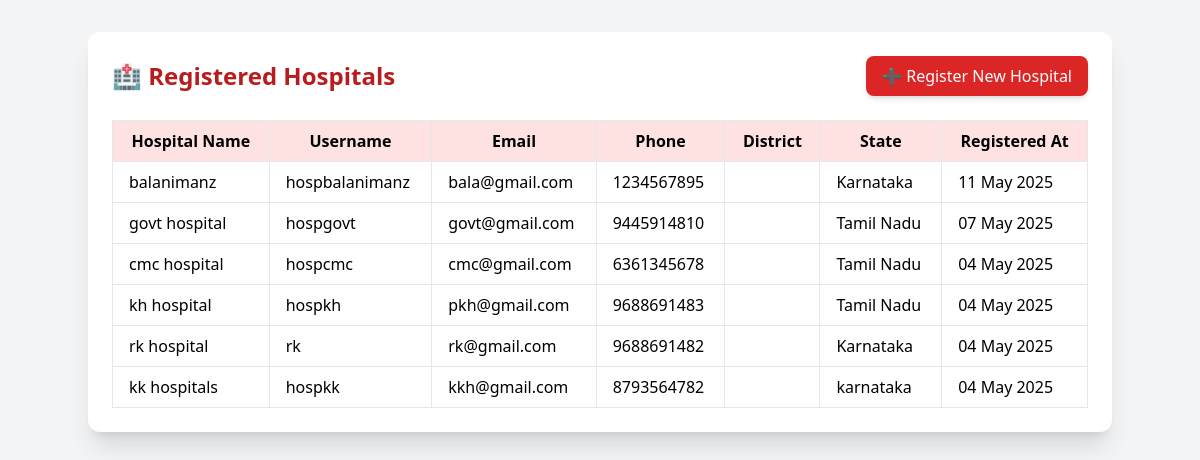
Screenshot of /hospitals.php with the database file from the repository.
### tables this page shows
CREATE TABLE `hospital` (
  `id` int(11) NOT NULL,
  `username` varchar(100) NOT NULL,
  `password` varchar(255) NOT NULL,
  `hospital_name` varchar(150) NOT NULL,
  `email` varchar(150) NOT NULL,
  `phone` varchar(20) NOT NULL,
  `address` text NOT NULL,
  `city` varchar(100) NOT NULL,
  `state` varchar(100) NOT NULL,
  `created_at` timestamp NOT NULL DEFAULT current_timestamp()
);

### hospitals.php (the view, shortened to what this page needs)
<?php
$host = "localhost";
$username = "root";
$password = "";
$database = "login";
$conn = new mysqli($host, $username, $password, $database);
$hospitals = $conn->query("SELECT * FROM hospital ORDER BY created_at DESC");
?>
<!DOCTYPE html>
<html lang="en">
<head>
  <script src="https://cdn.tailwindcss.com"></script>
</head>
<body class="bg-gray-100 p-8 font-sans">
  <div class="max-w-5xl mx-auto bg-white rounded-xl shadow-xl p-6">
    <div class="flex justify-between items-center mb-6">
      <h1 class="text-2xl font-bold text-red-700">🏥 Registered Hospitals</h1>
      <a href="hospital_register.php" class="bg-red-600 hover:bg-red-700 text-white px-4 py-2 rounded-lg shadow-md">
        ➕ Register New Hospital
      </a>
    </div>
    <?php if ($hospitals->num_rows > 0): ?>
      <div class="overflow-x-auto">
        <table class="min-w-full table-auto border border-gray-300">
          <thead class="bg-red-100">
            <tr>
              <th class="px-4 py-2 border">Hospital Name</th>
              <th class="px-4 py-2 border">Username</th>
              <th class="px-4 py-2 border">Email</th>
              <th class="px-4 py-2 border">Phone</th>
              <th class="px-4 py-2 border">District</th>
              <th class="px-4 py-2 border">State</th>
              <th class="px-4 py-2 border">Registered At</th>
            </tr>
          </thead>
          <tbody>
            <?php while ($row = $hospitals->fetch_assoc()): ?>
              <tr class="hover:bg-gray-100">
                <td class="px-4 py-2 border"><?= htmlspecialchars($row['hospital_name']) ?></td>
                <td class="px-4 py-2 border"><?= htmlspecialchars($row['username']) ?></td>
                <td class="px-4 py-2 border"><?= htmlspecialchars($row['email']) ?></td>
                <td class="px-4 py-2 border"><?= htmlspecialchars($row['phone']) ?></td>
                <td class="px-4 py-2 border"><?= htmlspecialchars($row['district']) ?></td>
                <td class="px-4 py-2 border"><?= htmlspecialchars($row['state']) ?></td>
                <td class="px-4 py-2 border"><?= date("d M Y", strtotime($row['created_at'])) ?></td>
              </tr>
            <?php endwhile; ?>
          </tbody>
        </table>
      </div>
    <?php else: ?>
      <p class="text-center text-gray-600">No hospitals registered yet.</p>
    <?php endif; ?>
  </div>
</body>
</html>

### rows the page displays
hospital: hospital_name "balanimanz", username "hospbalanimanz", email "bala@gmail.com", phone "1234567895", state "Karnataka", created_at "11 May 2025"
hospital: hospital_name "govt hospital", username "hospgovt", email "govt@gmail.com", phone "9445914810", state "Tamil Nadu", created_at "07 May 2025"
hospital: hospital_name "cmc hospital", username "hospcmc", email "cmc@gmail.com", phone "6361345678", state "Tamil Nadu", created_at "04 May 2025"
hospital: hospital_name "kh hospital", username "hospkh", email "pkh@gmail.com", phone "9688691483", state "Tamil Nadu", created_at "04 May 2025"
hospital: hospital_name "rk hospital", username "rk", email "rk@gmail.com", phone "9688691482", state "Karnataka", created_at "04 May 2025"
hospital: hospital_name "kk hospitals", username "hospkk", email "kkh@gmail.com", phone "8793564782", state "karnataka", created_at "04 May 2025"
